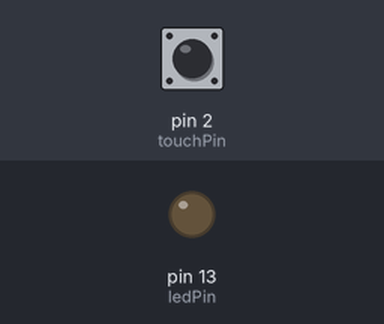
This sketch was run on a simulated Arduino Uno, built with avr-gcc and run on an emulated ATmega328P. On the bench: output pins drawn as LEDs (lit = HIGH). Inputs (shaded band) come from the test bench; at power-on: pin 2 (touchPin) LOW.

Above: at 1.2 s.
1.3 s: pin 2 (touchPin) pulled HIGH for 0.15 s
At 2.5 s:
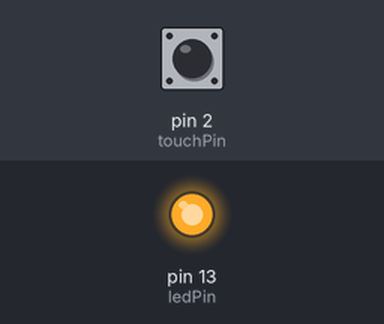
2.9 s: pin 2 (touchPin) pulled HIGH for 1 s
At 3.8 s:
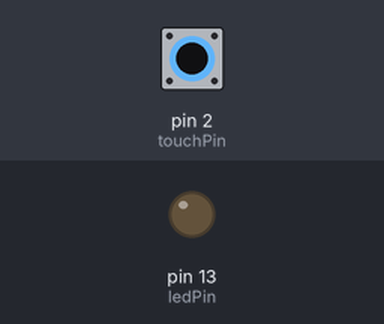
5.4 s: pin 2 (touchPin) pulled HIGH for 3.2 s
At 5.7 s:
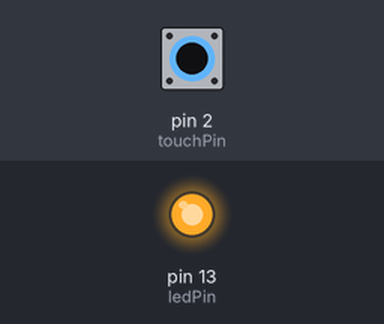
Timing chart, 0 to 8.4 s (numbered marks = the images above; inputs shaded):
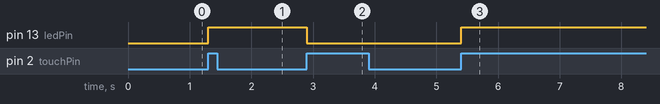

Measured:
- after the input at 1.3 s, pin 13 (ledPin): LOW → HIGH at once
- after the input at 2.9 s, pin 13 (ledPin): HIGH → LOW at once
- after the input at 5.4 s, pin 13 (ledPin): LOW → HIGH at once

The sketch:

KY036_Metal_Touch_Switch.ino
```cpp
/*******************************************************
KY036 Metal Touch Sensor
Connect;
AO to Arduinp pin A3
DO to Arduino pin 2
G to Arduino Gnd
Vcc to Arduino 5v
*******************************************************/
//
//
// setup touch sensor on pin 2
const int touchPin = 2;
// setup LED on pin 13
const int ledPin = 13;
// store thetime when the last event happened
unsigned long lastEvent = 0;
// store the state of the LED
boolean ledOn = false;
void setup() {
// setup pins
pinMode(touchPin, INPUT);
pinMode(ledPin, OUTPUT);
digitalWrite(ledPin, LOW);
}
void loop() {
// read the touch sensor state
int touchState = digitalRead(touchPin);
// only interested in HIGH
if(touchState == HIGH){
// if 50ms have passed since the last HIGH pulse
// touch sensor has been touched or released
if(millis() - lastEvent >50){
// toggle LED and set the output
ledOn = !ledOn;
digitalWrite(ledPin, ledOn ? HIGH : LOW);
}
// remember when the last event happened
lastEvent = millis();
}
}
```
